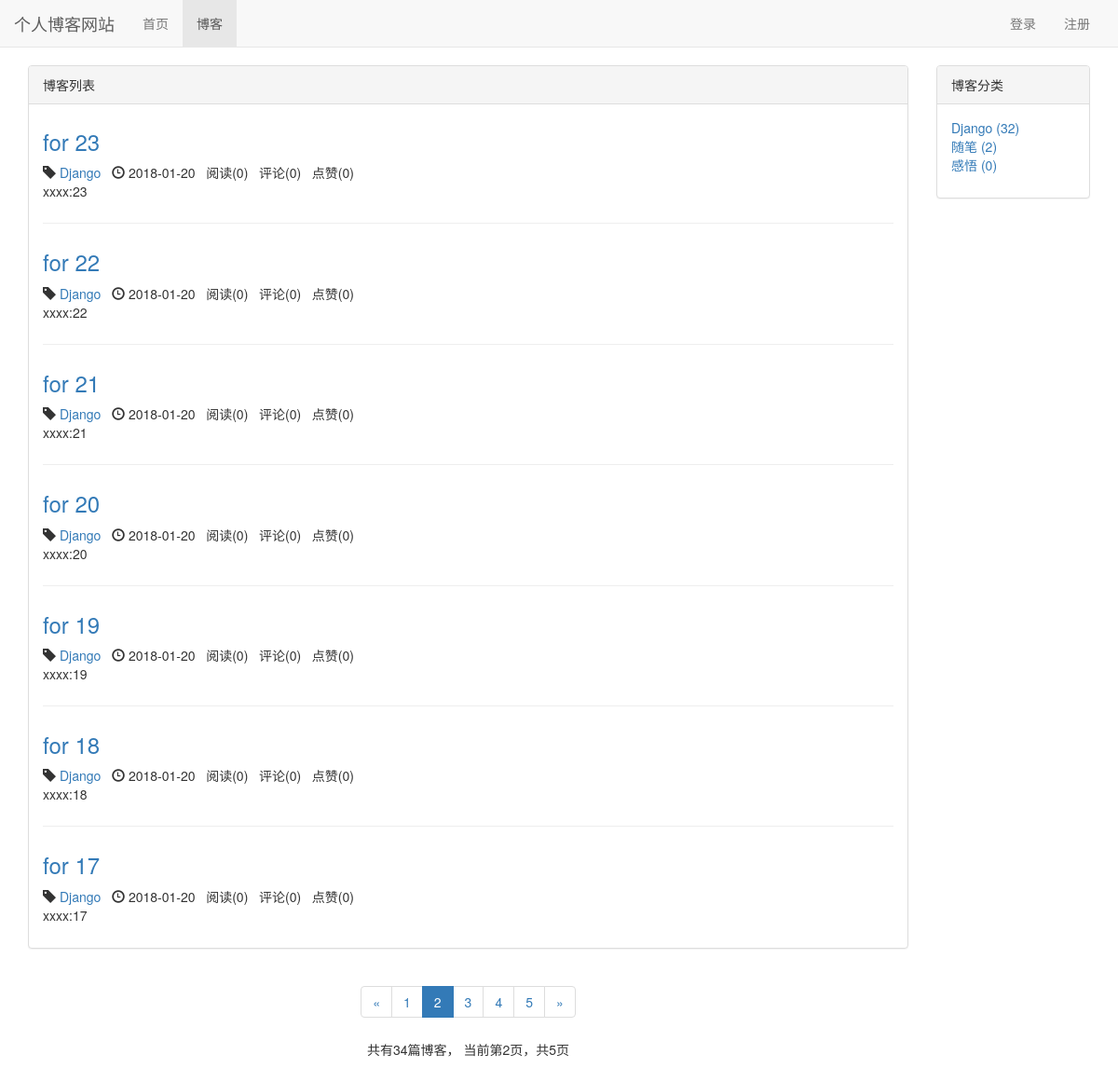
Screenshot of /blog/?page=2 with the database file from the repository.
### blog/models.py (models this page shows, shortened)
class Blog(models.Model, ReadNumExpandMethod):
    title = models.CharField(max_length=50)
    blog_type = models.ForeignKey(BlogType, on_delete=models.CASCADE)
    content = RichTextUploadingField()
    author = models.ForeignKey(User, on_delete=models.CASCADE)
    read_details = GenericRelation(ReadDetail)
    created_time = models.DateTimeField(auto_now_add=True)
    last_updated_time = models.DateTimeField(auto_now=True)
    class Meta:
        ordering = ['-created_time']

class BlogType(models.Model):
    type_name = models.CharField(max_length=15)
    def __str__(self):
        return self.type_name

### likes/models.py (models this page shows)
class LikeCount(models.Model):
    content_type = models.ForeignKey(ContentType, on_delete=models.CASCADE)
    object_id = models.PositiveIntegerField()
    content_object = GenericForeignKey('content_type', 'object_id')
    liked_num = models.IntegerField(default=0)

### blog/views.py (the view)
# urls.py: path('', views.blog_list, name='blog_list'),
def blog_list(request):
    blogs_all_list = Blog.objects.all()
    context = get_blog_list_common_data(request, blogs_all_list)
    return render(request, 'blog/blog_list.html', context)

### comment/templatetags/comment_tags.py (called while the page is built)
@register.simple_tag
def get_comment_count(obj):
    content_type = ContentType.objects.get_for_model(obj)
    return Comment.objects.filter(content_type=content_type, object_id=obj.pk).count()

### likes/templatetags/likes_tags.py (called while the page is built)
@register.simple_tag
def get_like_count(obj):
    content_type = ContentType.objects.get_for_model(obj)
    like_count, created = LikeCount.objects.get_or_create(content_type=content_type, object_id=obj.pk)
    return like_count.liked_num

### read_statistics/models.py (called while the page is built)
    def get_read_num(self):
        try:
            ct = ContentType.objects.get_for_model(self)
            readnum = ReadNum.objects.get(content_type=ct, object_id=self.pk)
            return readnum.read_num
        except exceptions.ObjectDoesNotExist:
            return 0

### user/context_processors.py (called while the page is built)
def login_modal_form(request):
    return {'login_modal_form': LoginForm()}

### blog/templates/blog/blog_list.html (shortened to what this page needs)
{% extends 'base.html' %}
{% block nav_blog_active %}active{% endblock %}
{% load static %}
{% load comment_tags %}
{% load likes_tags %}
{% block header_extends %}
    <link rel="stylesheet" href="{% static 'blog/blog.css' %}">
{% endblock %}
{% block content %}
    <div class="container">
        <div class="row">
            <div class="col-xs-12 col-sm-8 col-md-9 col-lg-10">
                <div class="panel panel-default">
                    <div class="panel-heading">{% block blog_list_title %}博客列表{% endblock %}</div>
                    <div class="panel-body">
                        {% for blog in blogs %}
                            <div class="blog">
                                <h3><a href="{% url 'blog_detail' blog.pk %}">{{ blog.title }}</a></h3>
                                <p class="blog-info">
                                    <span class="glyphicon glyphicon-tag"></span> <a href="{% url 'blogs_with_type' blog.blog_type.pk %}">{{ blog.blog_type }}</a>&nbsp;&nbsp;
                                    <span class="glyphicon glyphicon-time"></span> {{ blog.created_time|date:"Y-m-d" }}&nbsp;&nbsp;
                                    阅读({{ blog.get_read_num }})&nbsp;&nbsp;
                                    评论({% get_comment_count blog %})&nbsp;&nbsp;
                                    点赞({% get_like_count blog %})
                                </p>
                                <p>{{ blog.content|striptags|truncatechars:120 }}</p>
                            </div>
                        {% empty %}
                            <div class="blog">
                                <h3>暂无博客，敬请期待</h3>
                            </div>
                        {% endfor %}
                    </div>
                </div>
                <div class="paginator">
                    <ul class="pagination">
                        <li>
                            {% if page_of_blogs.has_previous %}
                                <a href="?page={{ page_of_blogs.previous_page_number }}" aria-label="Previous">
                                    <span aria-hidden="true">&laquo;</span>
                                </a>
                            {% else %}
                                <span aria-hidden="true">&laquo;</span>
                            {% endif %}
                        </li>
                        {% for page_num in page_range %}
                            {% if page_num == page_of_blogs.number %}
                                <li class="active"><span>{{ page_num }}</span></li>
                            {% else %}
                                {% if page_num == '...' %}
                                    <li><span>{{ page_num }}</span></li>
                                {% else %}
                                    <li><a href="?page={{ page_num }}">{{ page_num }}</a></li>
                                {% endif %}
                            {% endif %}
                        {% endfor %}
                        <li>
                            {% if page_of_blogs.has_next %}
                                <a href="?page={{ page_of_blogs.next_page_number }}" aria-label="Next">
                                    <span aria-hidden="true">&raquo;</span>
                                </a>
                            {% else %}
                                <span aria-hidden="true">&raquo;</span>
                            {% endif %}
                        </li>
                    </ul>
                    <p>
                        共有{{ page_of_blogs.paginator.count }}篇博客，
                        当前第{{ page_of_blogs.number }}页，共{{ page_of_blogs.paginator.num_pages }}页
                    </p>
                </div>
            </div>
            <div class="hidden-xs col-sm-4 col-md-3 col-lg-2">
                <div class="panel panel-default">
                    <div class="panel-heading">博客分类</div>
                    <div class="panel-body">
                        <ul class="blog-types">
                            {% for blog_type in blog_types %}
                                <li>
                                    <a href="{% url 'blogs_with_type' blog_type.pk %}">
                                        {{ blog_type.type_name }} ({{ blog_type.blog_count }})
                                    </a>
                                </li>
                            {% empty %}
                                <li>暂无分类</li>
                            {% endfor %}
                        </ul>
                    </div>
                </div>
            </div>
        </div>
    </div>
{% endblock %}

### static/base.css (style rules this page uses)
* { margin: 0; padding: 0; }
body { margin-top: 70px!important; }
ul { list-style-type: none!important; }

### blog/static/blog/blog.css (style rules this page uses)
ul.blog-types { list-style-type: none; }
div.blog:not(:last-child) { margin-bottom: 2em; padding-bottom: 1em; border-bottom: 1px solid #eee; }
div.blog h3 { margin-top: 0.5em; }
div.blog p.blog-info { margin-bottom: 0; }
div.paginator { text-align: center; }

### rows the page displays
Blog: title "for 23", blog_type "Django", created_time "2018-01-20", get_read_num "0", id "0", id.liked_num "0", content "xxxx:23"
Blog: title "for 22", blog_type "Django", created_time "2018-01-20", get_read_num "0", id "0", id.liked_num "0", content "xxxx:22"
Blog: title "for 21", blog_type "Django", created_time "2018-01-20", get_read_num "0", id "0", id.liked_num "0", content "xxxx:21"
Blog: title "for 20", blog_type "Django", created_time "2018-01-20", get_read_num "0", id "0", id.liked_num "0", content "xxxx:20"
Blog: title "for 19", blog_type "Django", created_time "2018-01-20", get_read_num "0", id "0", id.liked_num "0", content "xxxx:19"
Blog: title "for 18", blog_type "Django", created_time "2018-01-20", get_read_num "0", id "0", id.liked_num "0", content "xxxx:18"
Blog: title "for 17", blog_type "Django", created_time "2018-01-20", get_read_num "0", id "0", id.liked_num "0", content "xxxx:17"
BlogType: type_name "Django", blog_count "32"
BlogType: type_name "随笔", blog_count "2"
BlogType: type_name "感悟", blog_count "0"

### other values shown
{{ page_num }} "1" "3" "4" "5"
{{ page_num }} "2"
{{ page_of_blogs.paginator.count }} "34"
{{ page_of_blogs.number }} "2"
{{ page_of_blogs.paginator.num_pages }} "5"
